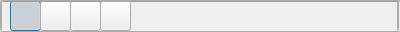
<?xml version="1.0" encoding="UTF-8"?>
<ui version="4.0">
 <class>ToolBoxDialog</class>
 <widget class="QDialog" name="ToolBoxDialog">
  <property name="windowModality">
   <enum>Qt::NonModal</enum>
  </property>
  <property name="geometry">
   <rect>
    <x>0</x>
    <y>0</y>
    <width>400</width>
    <height>32</height>
   </rect>
  </property>
  <property name="cursor">
   <cursorShape>ArrowCursor</cursorShape>
  </property>
  <widget class="QPushButton" name="ID_BTN_CURSOR">
   <property name="geometry">
    <rect>
     <x>10</x>
     <y>1</y>
     <width>31</width>
     <height>30</height>
    </rect>
   </property>
   <property name="mouseTracking">
    <bool>false</bool>
   </property>
   <property name="text">
    <string/>
   </property>
   <property name="icon">
    <iconset>
     <normaloff>res/cursor.png</normaloff>res/cursor.png</iconset>
   </property>
   <property name="checkable">
    <bool>true</bool>
   </property>
   <property name="checked">
    <bool>true</bool>
   </property>
   <property name="autoExclusive">
    <bool>true</bool>
   </property>
  </widget>
  <widget class="QPushButton" name="ID_BTN_DRAW">
   <property name="geometry">
    <rect>
     <x>40</x>
     <y>1</y>
     <width>31</width>
     <height>30</height>
    </rect>
   </property>
   <property name="mouseTracking">
    <bool>false</bool>
   </property>
   <property name="text">
    <string/>
   </property>
   <property name="icon">
    <iconset>
     <normaloff>res/pen.png</normaloff>res/pen.png</iconset>
   </property>
   <property name="checkable">
    <bool>true</bool>
   </property>
   <property name="autoExclusive">
    <bool>true</bool>
   </property>
  </widget>
  <widget class="QPushButton" name="ID_BTN_SELECT">
   <property name="geometry">
    <rect>
     <x>70</x>
     <y>1</y>
     <width>31</width>
     <height>30</height>
    </rect>
   </property>
   <property name="mouseTracking">
    <bool>false</bool>
   </property>
   <property name="text">
    <string/>
   </property>
   <property name="icon">
    <iconset>
     <normaloff>res/select.png</normaloff>res/select.png</iconset>
   </property>
   <property name="checkable">
    <bool>true</bool>
   </property>
   <property name="autoExclusive">
    <bool>true</bool>
   </property>
  </widget>
  <widget class="QLineEdit" name="lineEdit">
   <property name="geometry">
    <rect>
     <x>0</x>
     <y>31</y>
     <width>401</width>
     <height>2</height>
    </rect>
   </property>
  </widget>
  <widget class="QLineEdit" name="lineEdit_2">
   <property name="geometry">
    <rect>
     <x>0</x>
     <y>0</y>
     <width>401</width>
     <height>2</height>
    </rect>
   </property>
  </widget>
  <widget class="QLineEdit" name="lineEdit_3">
   <property name="geometry">
    <rect>
     <x>397</x>
     <y>1</y>
     <width>2</width>
     <height>30</height>
    </rect>
   </property>
  </widget>
  <widget class="QLineEdit" name="lineEdit_4">
   <property name="geometry">
    <rect>
     <x>0</x>
     <y>1</y>
     <width>2</width>
     <height>30</height>
    </rect>
   </property>
  </widget>
  <widget class="QPushButton" name="ID_BTN_MOVE">
   <property name="geometry">
    <rect>
     <x>100</x>
     <y>1</y>
     <width>31</width>
     <height>30</height>
    </rect>
   </property>
   <property name="mouseTracking">
    <bool>false</bool>
   </property>
   <property name="text">
    <string/>
   </property>
   <property name="icon">
    <iconset>
     <normaloff>res/move.png</normaloff>res/move.png</iconset>
   </property>
   <property name="checkable">
    <bool>true</bool>
   </property>
   <property name="autoExclusive">
    <bool>true</bool>
   </property>
  </widget>
 </widget>
 <resources/>
 <connections/>
</ui>
